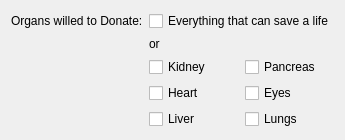
          <widget class="QWidget" name="donorOrganForm">
           <layout class="QGridLayout" name="gridLayout_7">
            <item row="3" column="1">
             <widget class="QCheckBox" name="donateHeart">
              <property name="text">
               <string>Heart</string>
              </property>
             </widget>
            </item>
            <item row="4" column="1">
             <widget class="QCheckBox" name="donateLiver">
              <property name="text">
               <string>Liver</string>
              </property>
             </widget>
            </item>
            <item row="2" column="1">
             <widget class="QCheckBox" name="donateKidney">
              <property name="text">
               <string>Kidney</string>
              </property>
             </widget>
            </item>
            <item row="2" column="2">
             <widget class="QCheckBox" name="donatePancreas">
              <property name="text">
               <string>Pancreas</string>
              </property>
             </widget>
            </item>
            <item row="0" column="0">
             <widget class="QLabel" name="donarLabelBody">
              <property name="text">
               <string>Organs willed to Donate:</string>
              </property>
             </widget>
            </item>
            <item row="3" column="2">
             <widget class="QCheckBox" name="donateEyes">
              <property name="text">
               <string>Eyes</string>
              </property>
             </widget>
            </item>
            <item row="4" column="2">
             <widget class="QCheckBox" name="donateLungs">
              <property name="text">
               <string>Lungs</string>
              </property>
             </widget>
            </item>
            <item row="0" column="1" colspan="2">
             <widget class="QCheckBox" name="donateBody">
              <property name="text">
               <string>Everything that can save a life</string>
              </property>
             </widget>
            </item>
            <item row="1" column="1">
             <widget class="QLabel" name="donarLabelOr">
              <property name="text">
               <string>or</string>
              </property>
             </widget>
            </item>
           </layout>
          </widget>
